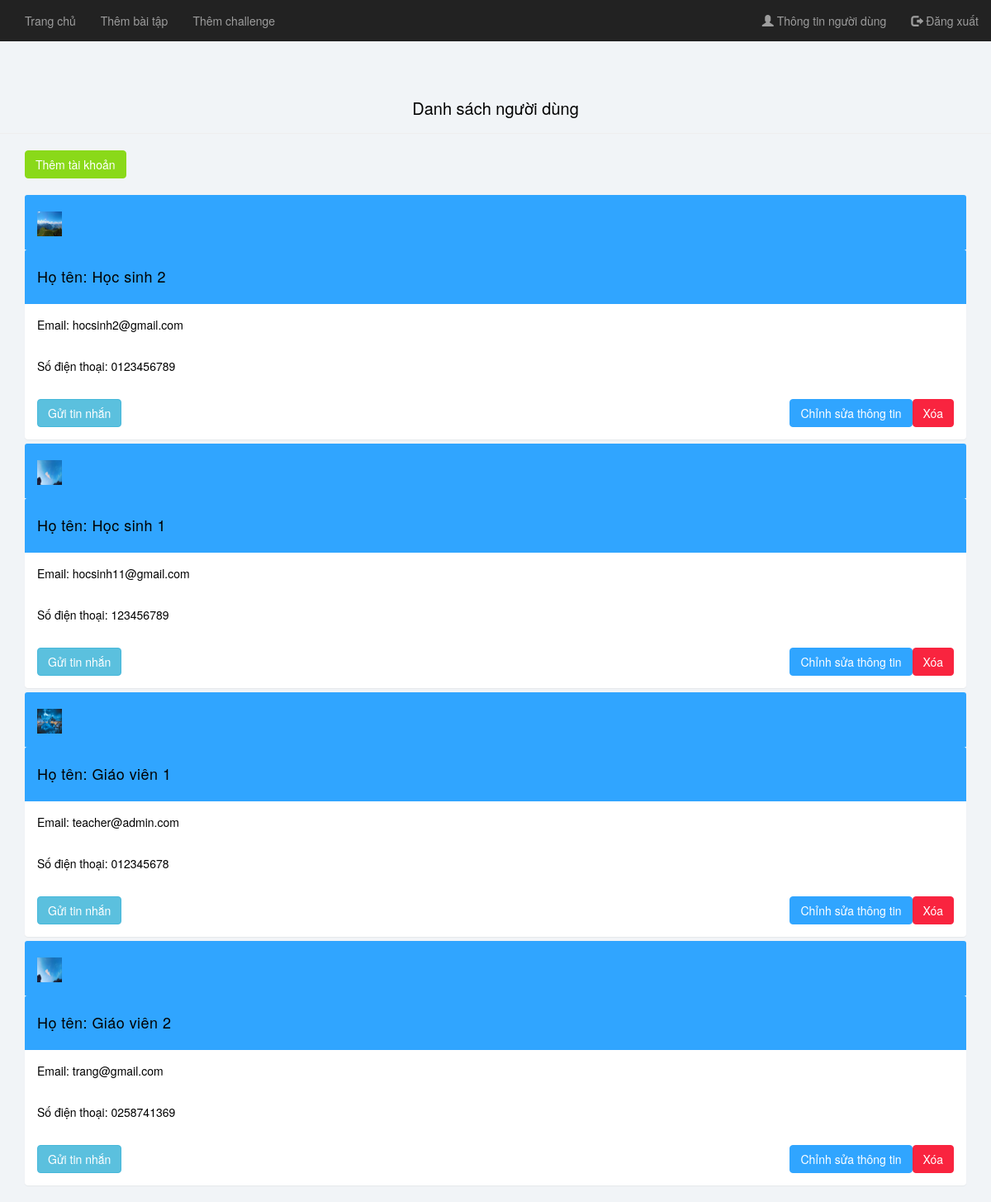
The app's page /user/listUser.php (signed in) with its own data.
### tables this page shows
CREATE TABLE `user` (
  `id` int(11) NOT NULL,
  `username` varchar(50) NOT NULL,
  `password` varchar(255) NOT NULL,
  `fullname` varchar(255) DEFAULT NULL,
  `email` varchar(255) DEFAULT NULL,
  `phoneNumber` varchar(100) DEFAULT NULL,
  `type` enum('student','teacher','admin') NOT NULL,
  `avatar` varchar(255) DEFAULT NULL
);

### user/listUser.php (the view, shortened to what this page needs)
<?php
require_once "../connect.php";
$sql_query = 'SELECT * FROM user ORDER BY type';
if ($stmt = mysqli_prepare($conn, $sql_query)) {
        if (mysqli_stmt_execute($stmt)) {
            $sql_result = $stmt->get_result();
        }
        else {
            exit("Lỗi kết nối!");
        }
}
?>
<!DOCTYPE html>
<html lang="en">
<head>
    <link rel="stylesheet" href="https://maxcdn.bootstrapcdn.com/bootstrap/3.4.1/css/bootstrap.min.css">
    <link rel='stylesheet' href='../styles/mycss.css'>
    <link rel="stylesheet" href="../styles/styles.css">
</head>
<body>
    <nav class="navbar navbar-inverse navbar-fixed-top">
        <div class="container-fluid">
            <ul class="nav navbar-nav">
                <li><a href="../index.php">Trang chủ</a></li>
                <li><a href="listExercise.php"><?php if ($_SESSION["type"] == "teacher") echo "Thêm bài tập"; else echo "Danh sách bài tập" ?></a></li>
                <li><a href="listChallenge.php"><?php if ($_SESSION["type"] == "teacher") echo "Thêm challenge"; else echo "Challenge" ?></a></li>
            </ul>
            <ul class="nav navbar-nav navbar-right">
                <li><a href="profile.php?username=<?php echo $_SESSION['username']?>"><span class="glyphicon glyphicon-user"></span> Thông tin người dùng</a></li>
                <li><a href="logout.php"><span class="glyphicon glyphicon-log-out"></span> Đăng xuất</a></li>
            </ul>
        </div>
    </nav>
    <div class="page-header">
        <h1>Danh sách người dùng</h1>
    </div>
    <?php
    if ($_SESSION["type"] == "teacher") {
        echo "
        <div class='container'>
            <a class='btn btn-success' href='register.php'>Thêm tài khoản</a>
        </div>
        <br>
        ";
    }
    ?>
    <div class="container panel-group">
    <?php
    while ($row = $sql_result -> fetch_assoc()) {
        echo "
        <div class='panel panel-success'>
            <div class='panel-heading'><img width='30' height='30' src='../img/{$row["avatar"]}' /></div>
            <div class='panel-heading'>Họ tên: {$row['fullname']} </div>
            <div class='panel-body'>Email: {$row['email']} </div>
            <div class='panel-body'>Số điện thoại: {$row['phoneNumber']} </div>
            <div class='panel-body'>
                <a class='btn btn-info' href='sendMsg.php?userId={$row['id']}#bottomPage'>Gửi tin nhắn</a>
        ";
        if ($_SESSION["type"] == "teacher") {
        echo "
                <button class='btn btn-danger' style='float:right;' onclick=\"return confirm('Bạn có muốn xóa tài khoản?')\"><a style='color:white' href='deleteAccount.php?username={$row['username']}'>Xóa</a></button>
                <a class='btn btn-primary' href='user/editProfile.php?username={$row['username']}' style='float:right'>Chỉnh sửa thông tin</a>
        ";
        }
        echo "
            </div>
        </div>
        ";
    }
    ?>
    </div>
</body>
</html>

### styles/mycss.css (style rules this page uses)
.page-header { margin-top: 70px; text-align: center; }
body { font-family: "Helvetica Neue",Helvetica,Arial,sans-serif; background-color: white; color: #ffffff; }
.panel-body { color: black; }

### styles/styles.css (style rules this page uses)
body { font-family: "Helvetica Neue",Helvetica,Arial,sans-serif; background: #f1f4f7; padding-top: 50px; color: black; }
a, a:hover, a:focus { color: #000; }
h1, h2, h3, h4, h5, h6 { color: black; }
h1 { font-weight: 200; font-size: 20px; }
.panel-body { padding: 15px; }
.panel-heading { background-color: #30a5ff; border-color: #195f96; color: #000; padding: 10px 15px; border-bottom: 1px solid transparent; border-top-left-radius: 3px; border-top-right-radius: 3px; }
.btn-primary, .btn-primary:hover, .btn-primary:focus, .btn-primary:active, .btn-primary.active, .open > .dropdown-toggle.btn-primary, .btn-primary.disabled, .btn-primary[disabled], fieldset[disabled] .btn-primary, .btn-primary.disabled:hover, .btn-primary[disabled]:hover, fieldset[disabled] .btn-primary:hover, .btn-primary.disabled:focus, .btn-primary[disabled]:focus, fieldset[disabled] .btn-primary:focus, .btn-primary.disabled:active, .btn-primary[disabled]:active, fieldset[disabled] .btn-primary:active, .btn-primary.disabled.active, .btn-primary[disabled].active, fieldset[disabled] .btn-primary.active { background-color: #30a5ff; border-color: #30a5ff; }
.btn-success, .btn-success:hover, .btn-success:focus, .btn-success:active, .btn-success.active, .open > .dropdown-toggle.btn-success, .btn-success.disabled, .btn-success[disabled], fieldset[disabled] .btn-success, .btn-success.disabled:hover, .btn-success[disabled]:hover, fieldset[disabled] .btn-success:hover, .btn-success.disabled:focus, .btn-success[disabled]:focus, fieldset[disabled] .btn-success:focus, .btn-success.disabled:active, .btn-success[disabled]:active, fieldset[disabled] .btn-success:active, .btn-success.disabled.active, .btn-success[disabled].active, fieldset[disabled] .btn-success.active { background-color: #8ad919; border-color: #8ad919; }
.btn-danger, .btn-danger:hover, .btn-danger:focus, .btn-danger:active, .btn-danger.active, .open > .dropdown-toggle.btn-danger, .btn-danger.disabled, .btn-danger[disabled], fieldset[disabled] .btn-danger, .btn-danger.disabled:hover, .btn-danger[disabled]:hover, fieldset[disabled] .btn-danger:hover, .btn-danger.disabled:focus, .btn-danger[disabled]:focus, fieldset[disabled] .btn-danger:focus, .btn-danger.disabled:active, .btn-danger[disabled]:active, fieldset[disabled] .btn-danger:active, .btn-danger.disabled.active, .btn-danger[disabled].active, fieldset[disabled] .btn-danger.active { background-color: #f9243f; border-color: #f9243f; }
.panel { border: 0; }
.panel-heading { font-size: 18px; font-weight: 300; letter-spacing: 0.025em; height: 66px; line-height: 45px; }
.panel-success>.panel-heading { background-color: #30a5ff; border-color: #195f96; color: #000; padding: 10px 15px; border-bottom: 1px solid transparent; border-top-left-radius: 3px; border-top-right-radius: 3px; color: inherit; }
.navbar { border: 0; }

### records on screen
user: avatar (picture), fullname "Học sinh 2", email "hocsinh2@gmail.com", phoneNumber "0123456789"
user: avatar (picture), fullname "Học sinh 1", email "hocsinh11@gmail.com", phoneNumber "123456789"
user: avatar (picture), fullname "Giáo viên 1", email "teacher@admin.com", phoneNumber "012345678"
user: avatar (picture), fullname "Giáo viên 2", email "trang@gmail.com", phoneNumber "0258741369"
